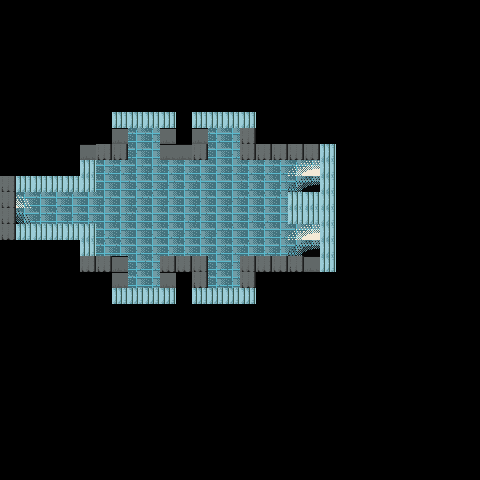

Below is a game level as drawn by its tile map, then a one-line description and the .tmx that defines it (tile-layer data replaced by summaries):
An orthogonal 30x30 tile map with 16x16 px tiles, 6 tile layers (Floor, FloorItems, FloorLighting, Walls, ...), 7 tilesets and 33 objects (26x LIT, A1, A2, 00-lobby-night.json).

<map version="1.0" orientation="orthogonal" renderorder="right-down" width="30" height="30" tilewidth="16" tileheight="16" nextobjectid="350">
 <tileset firstgid="1" name="floor" tilewidth="16" tileheight="16" tilecount="12">
  <image source="../../tilesets/office-floor.png" width="192" height="16" />
 </tileset>
 <tileset firstgid="13" name="window" tilewidth="16" tileheight="16" tilecount="8">
  <image source="../../tilesets/window.png" width="128" height="16" />
 </tileset>
 <tileset firstgid="21" name="office-divider" tilewidth="16" tileheight="16" tilecount="14">
  <image source="../../tilesets/office-divider.png" width="224" height="16" />
 </tileset>
 <tileset firstgid="35" name="floor-items" tilewidth="16" tileheight="16" tilecount="10">
  <image source="../../tilesets/floor-items.png" width="160" height="16" />
 </tileset>
 <tileset firstgid="45" name="office-lighting" tilewidth="16" tileheight="16" tilecount="7">
  <image source="../../tilesets/office-lighting.png" width="112" height="16" />
 </tileset>
 <tileset firstgid="52" name="floor-lighting" tilewidth="16" tileheight="16" tilecount="10">
  <image source="../../tilesets/floor-lighting.png" width="80" height="32" />
 </tileset>
 <tileset firstgid="62" name="ceiling-lighting" tilewidth="16" tileheight="16" tilecount="4">
  <image source="../../tilesets/ceiling-lighting.png" width="64" height="16" />
 </tileset>
 <layer name="Floor" width="30" height="30">
  <data>[900 cells, 108 non-empty, 6 distinct tile ids]</data>
 </layer>
 <layer name="FloorItems" width="30" height="30">
  <data>[900 cells, 2 non-empty, 1 distinct tile ids]</data>
 </layer>
 <layer name="FloorLighting" width="30" height="30">
  <data>[900 cells, 0 non-empty, 0 distinct tile ids]</data>
 </layer>
 <layer name="Walls" width="30" height="30">
  <data>[900 cells, 70 non-empty, 4 distinct tile ids]</data>
 </layer>
 <layer name="Ceiling" width="30" height="30">
  <data>[900 cells, 0 non-empty, 0 distinct tile ids]</data>
 </layer>
 <layer name="CeilingLighting" width="30" height="30">
  <data>[900 cells, 10 non-empty, 6 distinct tile ids]</data>
 </layer>
 <objectgroup name="Rooms">
  <object id="309" type="LIT" x="16" y="192" width="32" height="32" />
  <object id="310" type="LIT" x="48" y="192" width="48" height="32" />
  <object id="312" type="LIT" x="96" y="160" width="32" height="32" />
  <object id="313" type="LIT" x="128" y="160" width="32" height="32" />
  <object id="314" type="LIT" x="160" y="160" width="32" height="32" />
  <object id="315" type="LIT" x="192" y="160" width="32" height="32" />
  <object id="316" type="LIT" x="224" y="160" width="32" height="32" />
  <object id="317" type="LIT" x="256" y="160" width="32" height="32" />
  <object id="318" type="LIT" x="288" y="160" width="32" height="32" />
  <object id="319" type="LIT" x="96" y="224" width="32" height="32" />
  <object id="320" type="LIT" x="128" y="224" width="32" height="32" />
  <object id="321" type="LIT" x="256" y="224" width="32" height="32" />
  <object id="322" type="LIT" x="288" y="224" width="32" height="32" />
  <object id="323" type="LIT" x="192" y="224" width="32" height="32" />
  <object id="324" type="LIT" x="224" y="224" width="32" height="32" />
  <object id="325" type="LIT" x="160" y="224" width="32" height="32" />
  <object id="326" type="LIT" x="96" y="192" width="32" height="32" />
  <object id="327" type="LIT" x="128" y="192" width="32" height="32" />
  <object id="328" type="LIT" x="256" y="192" width="32" height="32" />
  <object id="329" type="LIT" x="192" y="192" width="32" height="32" />
  <object id="330" type="LIT" x="160" y="192" width="32" height="32" />
  <object id="331" type="LIT" x="224" y="192" width="32" height="32" />
  <object id="332" type="LIT" x="208" y="256" width="32" height="32" />
  <object id="333" type="LIT" x="128" y="256" width="32" height="32" />
  <object id="334" type="LIT" x="128" y="128" width="32" height="32" />
  <object id="335" type="LIT" x="208" y="128" width="32" height="32" />
 </objectgroup>
 <objectgroup name="Doors">
  <object id="343" name="A1" x="80" y="192" width="16" height="16">
   <properties>
    <property name="isOpen" value="false" />
    <property name="rotation" value="-90" />
   </properties>
  </object>
  <object id="344" name="A2" x="80" y="208" width="16" height="16">
   <properties>
    <property name="isOpen" value="false" />
    <property name="rotation" value="-90" />
   </properties>
  </object>
 </objectgroup>
 <objectgroup name="Notes">
  <object id="346" x="112" y="208">
   <properties>
    <property name="opens" value="A1, A2" />
    <property name="sprite" value="office-worker" />
    <property name="text" value="Good job today! To be honest I'm amazed an intern can afford an apartment in this city." />
   </properties>
  </object>
  <object id="349" x="64" y="208">
   <properties>
    <property name="opens" value="" />
    <property name="sprite" value="office-worker" />
    <property name="text" value=" One time in fact a guy tried sleeping in the office. It didn't end very well though..." />
   </properties>
  </object>
 </objectgroup>
 <objectgroup name="Nav Mesh" />
 <objectgroup name="Player Spawn">
  <object id="348" x="304" y="176" />
 </objectgroup>
 <objectgroup name="Enemy Spawn" />
 <objectgroup name="Keys">
  <object id="341" x="229" y="277" />
 </objectgroup>
 <objectgroup name="Exit">
  <object id="342" name="00-lobby-night.json" x="32" y="208">
   <properties>
    <property name="keyCount" value="0" />
   </properties>
  </object>
 </objectgroup>
</map>